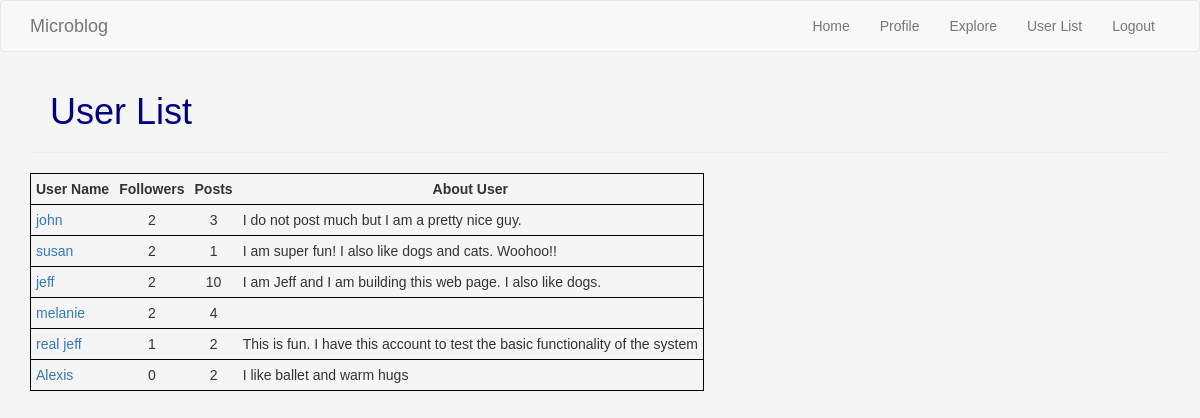
The page /user_list (signed in) on the database as committed earlier.
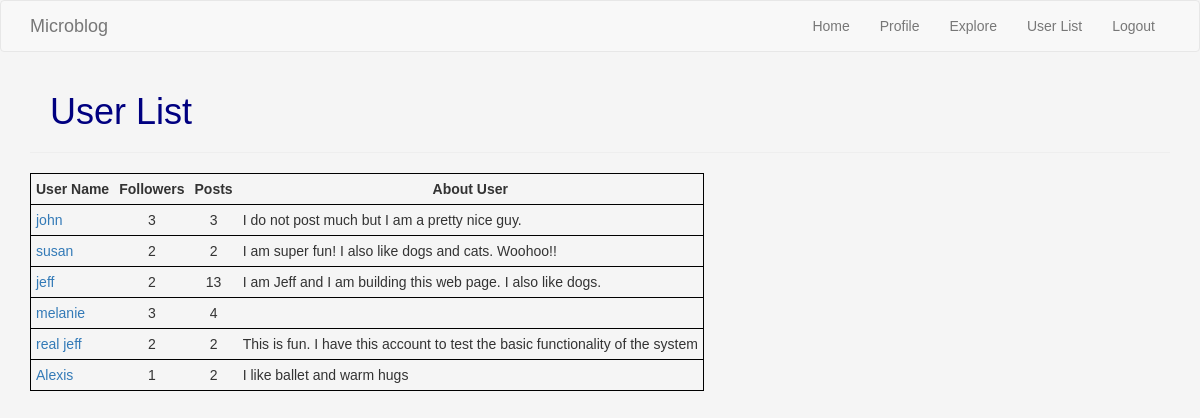
The same page on the database as committed later.
### webapp/models.py (models this page shows, shortened)
class User(UserMixin, db.Model):
    id = db.Column(db.Integer, primary_key=True)
    username = db.Column(db.String(64), index=True, unique=True)
    email = db.Column(db.String(120), index=True, unique=True)
    password_hash = db.Column(db.String(128))
    posts = db.relationship('Post', backref='author', lazy='dynamic')
    about_me = db.Column(db.String(140))
    last_seen = db.Column(db.DateTime, default=datetime.utcnow)
    followed = db.relationship(
        'User', secondary=followers,
        primaryjoin=(followers.c.follower_id == id),
        secondaryjoin=(followers.c.followed_id == id),
        backref=db.backref('followers', lazy='dynamic'), lazy='dynamic')
    def user_posts(self):
        own_posts = Post.query.filter_by(user_id=self.id)
        return own_posts.order_by(Post.timestamp.desc())

### webapp/routes.py (the view)
@webapp.route('/user_list')
@login_required
def user_list():
    users = User.query.all()
    return render_template('user_list.html', users=users)

### webapp/models.py (called while the page is built)
@login.user_loader
def load_user(id):
    return User.query.get(int(id))

### webapp/routes.py (called while the page is built)
@webapp.before_request
def before_request():
    if current_user.is_authenticated:
        current_user.last_seen = datetime.utcnow()
        db.session.commit()

### webapp/templates/user_list.html
{% extends "base.html" %}
{% block app_content %}
    <h1>User List</h1>
    <hr>
    <table class="user_list_table">
        <tr><th  class="user_list_cell">User Name</th>
            <th class="user_list_cell user_list_nums">Followers</th>
            <th class="user_list_cell user_list_nums">Posts</th>
            <th class="user_list_cell">About User</th></tr>
        {% for user in users %}
            <tr class="user_list_row">
                <td class="user_list_cell"><a href={{ url_for('user', username=user.username) }} >{{ user.username }}</a></td>
                <td class="user_list_cell user_list_nums">{{ user.followers.count() }}</td>
                <td class="user_list_cell user_list_nums">{{ user.user_posts().count() }}</td>
                <td class="user_list_cell">{% if user.about_me %}
                    {{ user.about_me }}
                {% endif %}</td>
            </tr>
        {% endfor %}
    </table>
{% endblock %}

Rows that differ between the two databases and show on the page:
computed for User "john": followers.count "2" → "3"
changed User "susan": user_posts "1" → "2"
changed User "jeff": user_posts "10" → "13"
computed for User "melanie": followers.count "2" → "3"
computed for User "real jeff": followers.count "1" → "2"
computed for User "Alexis": followers.count "0" → "1"
